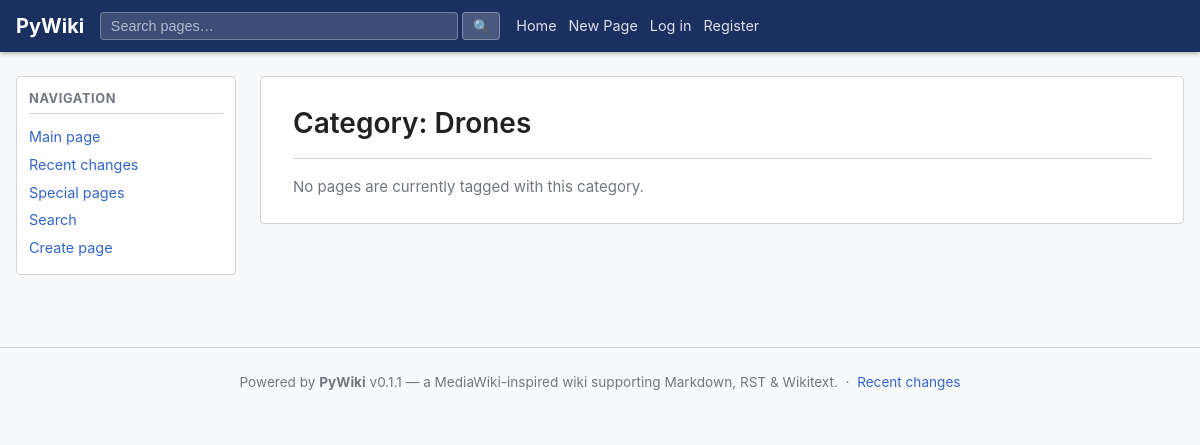
Page /category/Drones on the earlier database version.
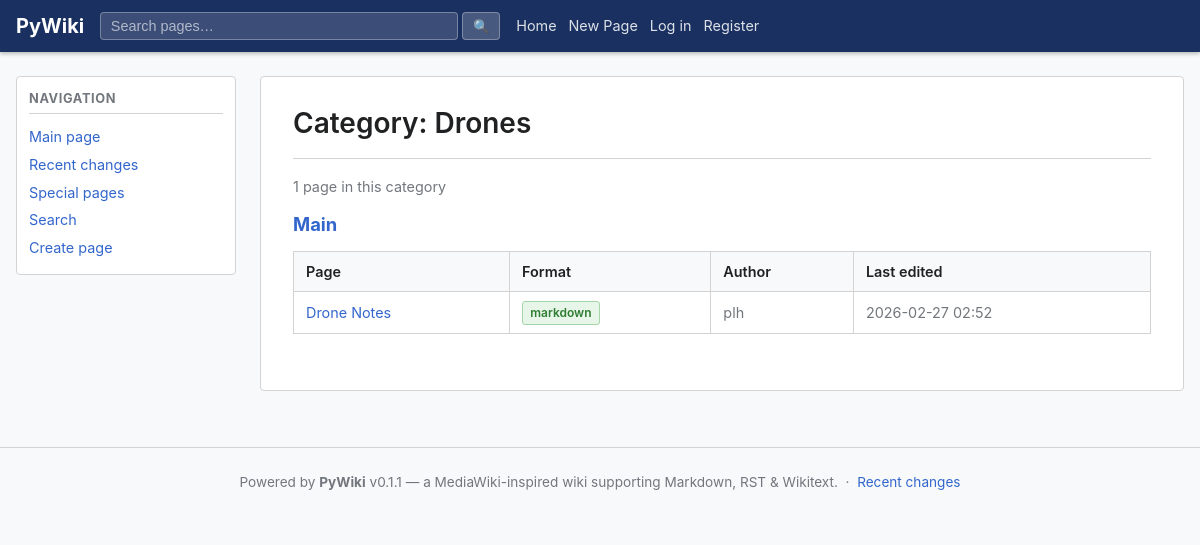
Same page on the later database version.
### app/models/models.py (models this page shows, shortened)
class PageVersion(Base):
    __tablename__ = "page_versions"
    __table_args__ = (
        UniqueConstraint("page_id", "version", name="uq_page_versions_page_ver"),
        Index("ix_page_versions_page_latest", "page_id", "version"),
    )
    id:         Mapped[str]        = _uuid_col(primary_key=True)
    page_id:    Mapped[str]        = mapped_column(String(36), ForeignKey("pages.id", ondelete="CASCADE"), nullable=False, index=True)
    version:    Mapped[int]        = mapped_column(Integer, nullable=False)
    content:    Mapped[str]        = mapped_column(Text, nullable=False, default="")
    format:     Mapped[str]        = mapped_column(String(16), nullable=False, default="markdown")
    rendered:   Mapped[str | None] = mapped_column(Text, nullable=True)
    author_id:  Mapped[str | None] = mapped_column(String(36), ForeignKey("users.id"), nullable=True)
    comment:    Mapped[str]        = mapped_column(String(512), default="", nullable=False)
    created_at: Mapped[datetime]   = mapped_column(DateTime(timezone=True), default=_utcnow)
    page:   Mapped["Page"]       = relationship(back_populates="versions")
    author: Mapped["User | None"] = relationship(back_populates="page_versions")

class Namespace(Base):
    __tablename__ = "namespaces"
    id:             Mapped[str]        = _uuid_col(primary_key=True)
    name:           Mapped[str]        = mapped_column(String(128), unique=True, nullable=False, index=True)
    description:    Mapped[str]        = mapped_column(Text, default="", nullable=False)
    default_format: Mapped[str]        = mapped_column(String(16), default="markdown", nullable=False)
    created_at:     Mapped[datetime]   = mapped_column(DateTime(timezone=True), default=_utcnow)
    pages: Mapped[list["Page"]] = relationship(back_populates="namespace", cascade="all, delete-orphan")

class Page(Base):
    __tablename__ = "pages"
    __table_args__ = (
        UniqueConstraint("namespace_id", "slug", name="uq_pages_ns_slug"),
    )
    id:           Mapped[str]        = _uuid_col(primary_key=True)
    namespace_id: Mapped[str]        = mapped_column(String(36), ForeignKey("namespaces.id", ondelete="CASCADE"), nullable=False, index=True)
    title:        Mapped[str]        = mapped_column(String(512), nullable=False, index=True)
    slug:         Mapped[str]        = mapped_column(String(512), nullable=False, index=True)
    created_by:   Mapped[str | None] = mapped_column(String(36), ForeignKey("users.id"), nullable=True)
    created_at:   Mapped[datetime]   = mapped_column(DateTime(timezone=True), default=_utcnow)
    namespace:   Mapped["Namespace"]           = relationship(back_populates="pages")
    creator:     Mapped["User | None"]         = relationship(foreign_keys=[created_by])
    versions:    Mapped[list["PageVersion"]]   = relationship(
        back_populates="page",
        cascade="all, delete-orphan",
        order_by="PageVersion.version",
    )
    attachments: Mapped[list["Attachment"]]   = relationship(back_populates="page", cascade="all, delete-orphan")

class User(Base):
    __tablename__ = "users"
    id:           Mapped[str]  = _uuid_col(primary_key=True)
    username:     Mapped[str]  = mapped_column(String(64),  unique=True, nullable=False, index=True)
    email:        Mapped[str]  = mapped_column(String(255), unique=True, nullable=False, index=True)
    display_name: Mapped[str]  = mapped_column(String(128), nullable=False, default="")
    password_hash:Mapped[str]  = mapped_column(String(255), nullable=False)
    is_active:    Mapped[bool] = mapped_column(Boolean, default=True, nullable=False)
    is_admin:     Mapped[bool] = mapped_column(Boolean, default=False, nullable=False)
    created_at:   Mapped[datetime] = mapped_column(DateTime(timezone=True), default=_utcnow)
    updated_at:   Mapped[datetime] = mapped_column(DateTime(timezone=True), default=_utcnow, onupdate=_utcnow)
    page_versions: Mapped[list["PageVersion"]] = relationship(back_populates="author")
    attachments:   Mapped[list["Attachment"]]  = relationship(back_populates="uploaded_by_user")

### app/ui/views.py (the view)
@router.get("/category/{category_name}", response_class=HTMLResponse)
async def category_index(
    request: Request,
    category_name: str,
    db: AsyncSession = Depends(get_db),
):
    user, new_token = await _current_user(request, db)
    pages = await page_svc.get_pages_in_category(db, category_name)
    resp = templates.TemplateResponse(
        request,
        "category.html",
        _ctx(user,
             category_name=category_name,
             pages=pages),
    )
    _apply_new_token(resp, new_token, get_settings().access_token_expire_minutes)
    return resp

### app/templates/category.html (shortened to what this page needs)
{% extends "base.html" %}
{% block content %}
<div class="page-header">
  <h1>Category: {{ category_name }}</h1>
</div>
{% if pages %}
<p class="search-count">
  {{ pages|length }} page{{ 's' if pages|length != 1 else '' }} in this category
</p>
{% set ns_groups = {} %}
{% for p in pages %}
  {% if p.namespace not in ns_groups %}
    {% set _ = ns_groups.update({p.namespace: []}) %}
  {% endif %}
  {% set _ = ns_groups[p.namespace].append(p) %}
{% endfor %}
{% for ns_name, ns_pages in ns_groups.items() | sort %}
<div class="category-group">
  <h2><a href="/wiki/{{ ns_name }}">{{ ns_name }}</a></h2>
  <table class="wiki-table">
    <thead>
      <tr>
        <th>Page</th>
        <th>Format</th>
        <th>Author</th>
        <th>Last edited</th>
      </tr>
    </thead>
    <tbody>
      {% for p in ns_pages %}
      <tr>
        <td><a href="/wiki/{{ p.namespace }}/{{ p.slug }}">{{ p.title }}</a></td>
        <td><span class="badge badge-{{ p.format }}">{{ p.format }}</span></td>
        <td class="ts">{{ p.author }}</td>
        <td class="ts">{{ p.updated_at.strftime('%Y-%m-%d %H:%M') if p.updated_at else '—' }}</td>
      </tr>
      {% endfor %}
    </tbody>
  </table>
</div>
{% endfor %}
{% else %}
<p class="muted">No pages are currently tagged with this category.</p>
{% endif %}
{% endblock %}

Differences in the rows shown:
now on this page (row unchanged): PageVersion: name "Main"
now on this page (row unchanged): Page: title "Drone Notes"
added PageVersion: format "markdown", updated_at "2026-02-27 02:52"
now on this page (row unchanged): User: author "plh"
Other differences:
{{ pages|length }}: (not shown) → "1"
text no longer shown: "No pages are currently tagged with this category."
text now shown: "page in this category"
